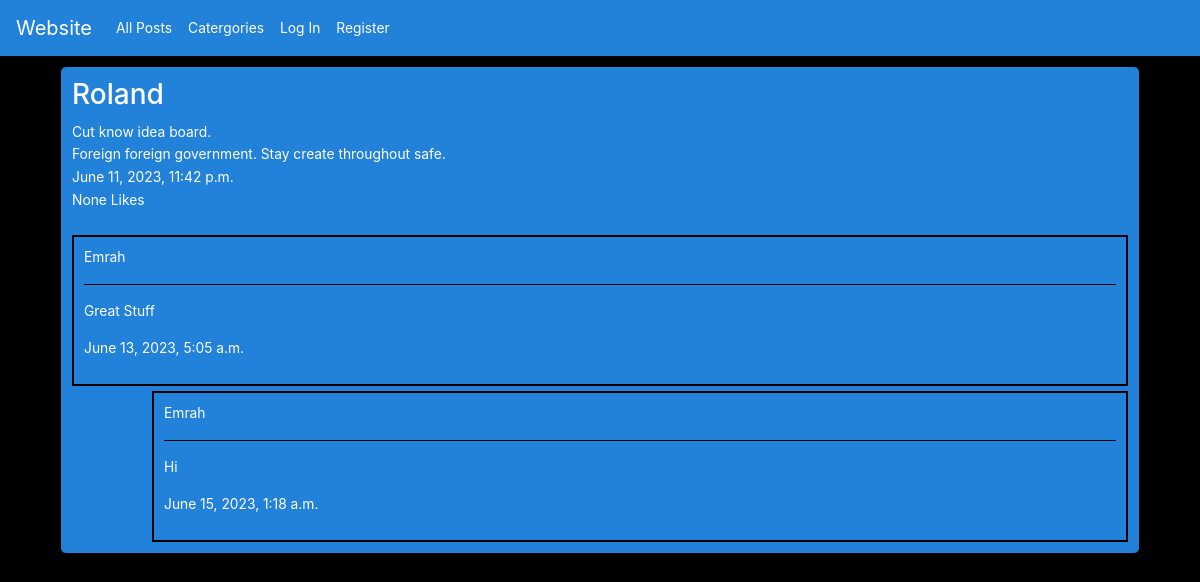
The app's page /post/182, older data.
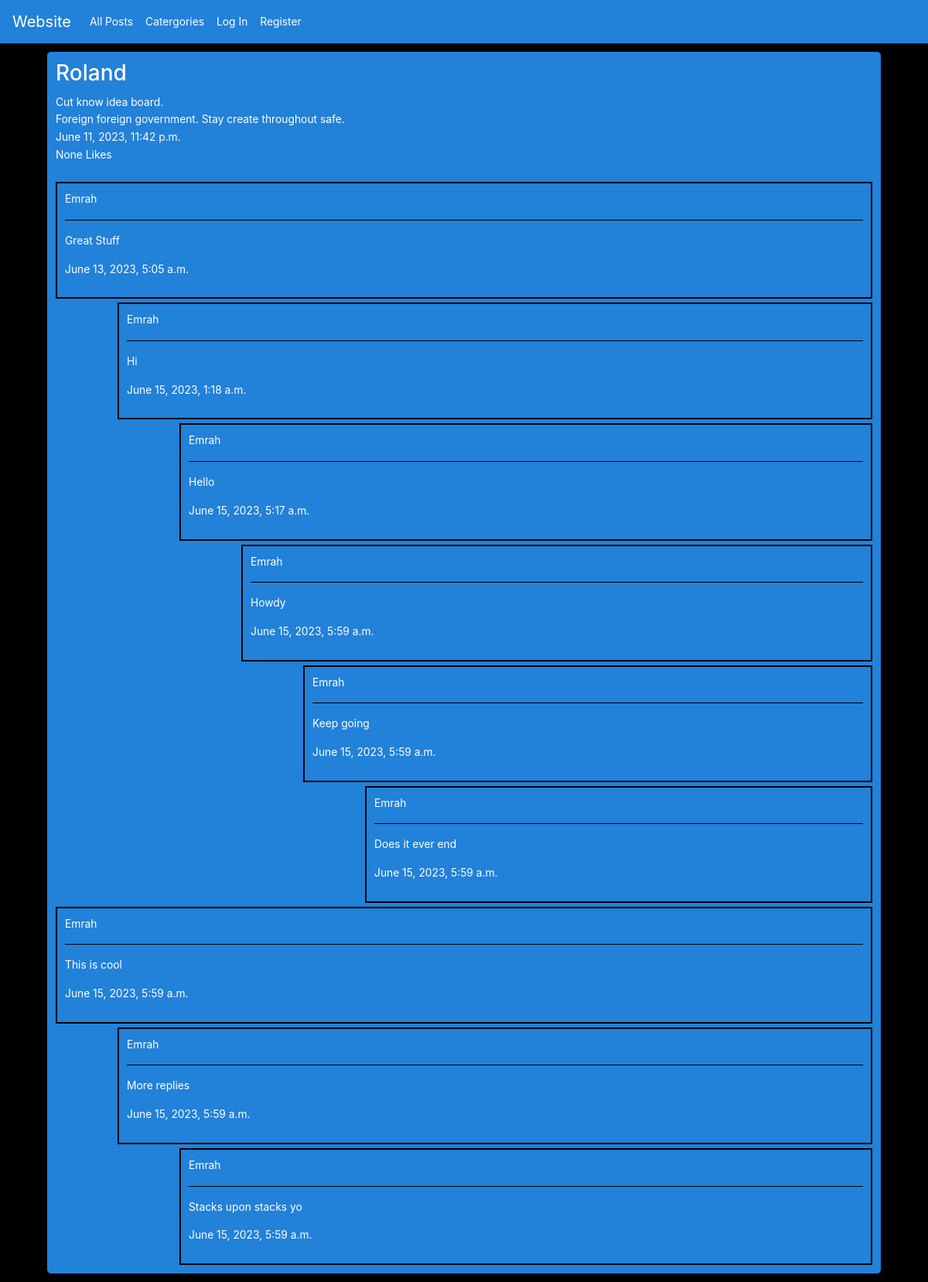
The same page, newer data.
### network/models.py (models this page shows, shortened)
class Post(models.Model):
    post = models.AutoField(primary_key=True)
    title = models.CharField(max_length=200, blank=False, null=False)
    text = models.CharField(max_length=2000, blank=False, null=False)
    user = models.ForeignKey('User', on_delete=models.CASCADE, related_name="post_poster")
    likes = models.ManyToManyField('User', blank=True, related_name="post_ikers")
    comments = models.ForeignKey('Comment', blank=True, null=True, on_delete=models.CASCADE, related_name="post_comments")
    category = models.CharField(max_length=20, choices=CATEGORY_CHOICES, default='general')
    upload_time = models.DateTimeField(default=timezone.now)

class Comment(models.Model):
    comment = models.AutoField(primary_key=True)
    text = models.CharField(max_length=250, blank=False, null=False)
    parent_node = models.ForeignKey('self', blank=True, null=True, on_delete=models.PROTECT, default=None, related_name='replies')
    post = models.ForeignKey('Post', on_delete=models.CASCADE, related_name="comment_post")
    user = models.ForeignKey('User', on_delete=models.CASCADE, related_name="comment_poster")
    upload_time = models.DateTimeField(default=timezone.now)

class User(AbstractUser):
    id = models.AutoField(primary_key=True)
    username = models.CharField(unique=True, max_length=26)
    avatar = models.ImageField(upload_to='network/images/', default='network/images/default.jpeg', unique=False)
    datetime_joined = models.DateTimeField(default=timezone.now)

### network/views.py (the view)
# urls.py: path("post/<int:post_id>", views.post, name="post"),
def post(request, post_id):
    if request.method == "POST":
        text = request.POST.get('comment_text')
        user = request.user
        post = Post.objects.get(pk=post_id)
        new_comment = Comment.objects.create(user=user, post=post, text=text)
        new_comment.save()
        return HttpResponseRedirect(reverse('post', args=(post_id, )))
    else:
        post = Post.objects.filter(pk=post_id).values('post', 'title', 'text','user', 'user__username', 'likes', 'comments', 'upload_time')
        comment_post = Post.objects.get(pk=post_id)
        comments = Comment.objects.filter(post=comment_post, parent_node=None).order_by('upload_time')
        level = 40
        post = {
            'id': post[0]['post'],
            'title': post[0]['title'],
            'text': post[0]['text'],
            'user': post[0]['user'],
            'username': post[0]['user__username'],
            'likes': post[0]['likes'],
            'comments': post[0]['comments'],
            'upload_time': post[0]['upload_time'],
        }
        return render(request, "network/post.html", {
            'post': post,
            'comments': comments,
            'level': level
        })

### network/templates/network/post.html (shortened to what this page needs)
{% extends 'network/layout.html' %}
{% block body %}
    <div id="post_page_{{ post.id }}" data-postid="{{ post.id }}" class="post_page">
        <table>
            <tr>
                <td>
                    <h3 id="user_page_route" data-username="{{ post.username }}">{{ post.username }}</h3>
                </td>
            </tr>
            <tr>
                <td id="pp_title">
                    {{ post.title }}
                </td>
            </tr>
            <tr>
                <td id="pp_text">
                    {{ post.text }}
                </td>
            </tr>
            <tr>
                <td id="pp_ut">
                    {{ post.upload_time }}
                </td>
            </tr>
            <tr>
                <td>
                    {% if user.is_authenticated %}
                        {% if post.likes != None %}
                        <button id="like_button" data-postid="{{ post.id }}"><i class="fa fa-solid fa-heart" style="color: #ff0000;"></i>&nbsp <span id="like_count">{{ post.likes }}</span></button>
                        {% else %}
                        <button id="like_button" data-postid="{{ post.id }}"><i class="fa fa-solid fa-heart" style="color: #ff0000;"></i>&nbsp <span id="like_count">0</span></button>
                        {% endif %}
                        {% if user.id == post.user %}
                        <button id="pp_edit_button" data-id="{{ post.id }}">Edit</button>
                        {% endif %}
                    {% else %}
                        <p>{{ post.likes }} Likes</p>
                    {% endif %}
                </td>
            </tr>
            <tr>
                <td>
                </td>
            </tr>
            <tr>
                <td>
                    {% if comments == 0 %}
                    <p>No Comments</p>
                    {% else %}
                    {% for comment in comments %}
                    <div id="comment{{ comment.comment }}" class="post_comments">
                        <p id="user_page_route" data-username="{{ comment.user }}">{{ comment.user }}</p>
                        <hr>
                        <p>{{ comment.text }}</p>
                        <p>{{ comment.upload_time }}</p>
                    </div>
                        {% with comment.replies.all as replies %}
                            {% with level=level|add:40 %}
                                {% include 'network/reply.html' with level=level replies=replies %}
                            {% endwith %}
                        {% endwith %}
                    {% endfor %}
                    {% endif %}
                </td>
            </tr>
        </table>
    </div>
{% endblock %}

### network/templates/network/layout.html (shortened to what this page needs)
{% load static %}
<!DOCTYPE html>
<html lang="en">
    <head>
        <link rel="stylesheet" href="https://stackpath.bootstrapcdn.com/bootstrap/4.4.1/css/bootstrap.min.css">
        <link rel="stylesheet" href="https://cdnjs.cloudflare.com/ajax/libs/font-awesome/5.15.3/css/all.min.css" />
        <link href="{% static 'network/styles.css' %}" rel="stylesheet">
    </head>
    <body>
        <nav class="navbar navbar-expand-lg navbar-light bg-light" id="nav_item">
            <a class="navbar-brand" href="/">Website</a>
            <div id="nav_bar_items">
              <ul class="navbar-nav mr-auto">
                <li class="nav-item">
                  <a class="nav-link" href="{% url 'index' %}">All Posts</a>
                </li>
                <li class="nav-item">
                    <a class="nav-link" href="{% url 'categories' %}">Catergories</a>
                </li>
                {% if user.is_authenticated %}
                    <li class="nav-item">
                        <a class="nav-link" href="{% url 'following' %}">Following</a>
                    </li>
                    <li class="nav-item">
                        <a class="nav-link" href="{% url 'logout' %}">Log Out</a>
                    </li>
                {% else %}
                    <li class="nav-item">
                        <a class="nav-link" href="{% url 'login' %}">Log In</a>
                    </li>
                    <li class="nav-item">
                        <a class="nav-link" href="{% url 'register' %}">Register</a>
                    </li>
                {% endif %}
              </ul>
            </div>
          </nav>
        <div class="body">
            {% block body %}
            {% endblock %}
        </div>
    </body>
</html>

### network/templates/network/reply.html (shortened to what this page needs)
{% for reply in replies %}
    <div id="reply{{ reply.comment }}" class="post_comments" style='margin-left: {{ level }}px;'>
        <p id="user_page_route" data-username="{{ reply.user }}">{{ reply.user }}</p>
        <hr>
        <p>{{ reply.text }}</p>
        <p>{{ reply.upload_time }}</p>
    </div>
        {% with reply.replies.all as nested_replies %}
            {% with level=level|add:80 %}
                {% include 'network/reply.html' with replies=nested_replies level=level %}
            {% endwith %}
        {% endwith %}
{% endfor %}

### network/static/network/styles.css (style rules this page uses)
body { font-size: 1.15vw; background-color: black; color: white; }
body hr { background-color: black; }
body a { color: white; text-decoration: none; }
#nav_item { background-color: rgb(34, 129, 216) !important; }
#nav_item a { color: white !important; }
.post_page { background-color: rgb(34, 129, 216); width: 90%; margin: 10px 5%; padding: 10px; border: 1px solid black; border-radius: 6px; }
.post_page table { width: 100%; }
.post_page .post_comments { border: 2px solid black; padding: 10px; margin: 5px 0 0 0; }

Row changes from the older to the newer data that the page shows:
added Comment: user "Emrah", text "Hello", upload_time "June 15, 2023, 5:17 a.m."
added Comment: user "Emrah", text "Howdy", upload_time "June 15, 2023, 5:59 a.m."
added Comment: user "Emrah", text "Keep going", upload_time "June 15, 2023, 5:59 a.m."
added Comment: user "Emrah", text "Does it ever end", upload_time "June 15, 2023, 5:59 a.m."
added Comment: user "Emrah", text "This is cool", upload_time "June 15, 2023, 5:59 a.m.", shown under "Roland"
added Comment: user "Emrah", text "More replies", upload_time "June 15, 2023, 5:59 a.m."
added Comment: user "Emrah", text "Stacks upon stacks yo", upload_time "June 15, 2023, 5:59 a.m."
